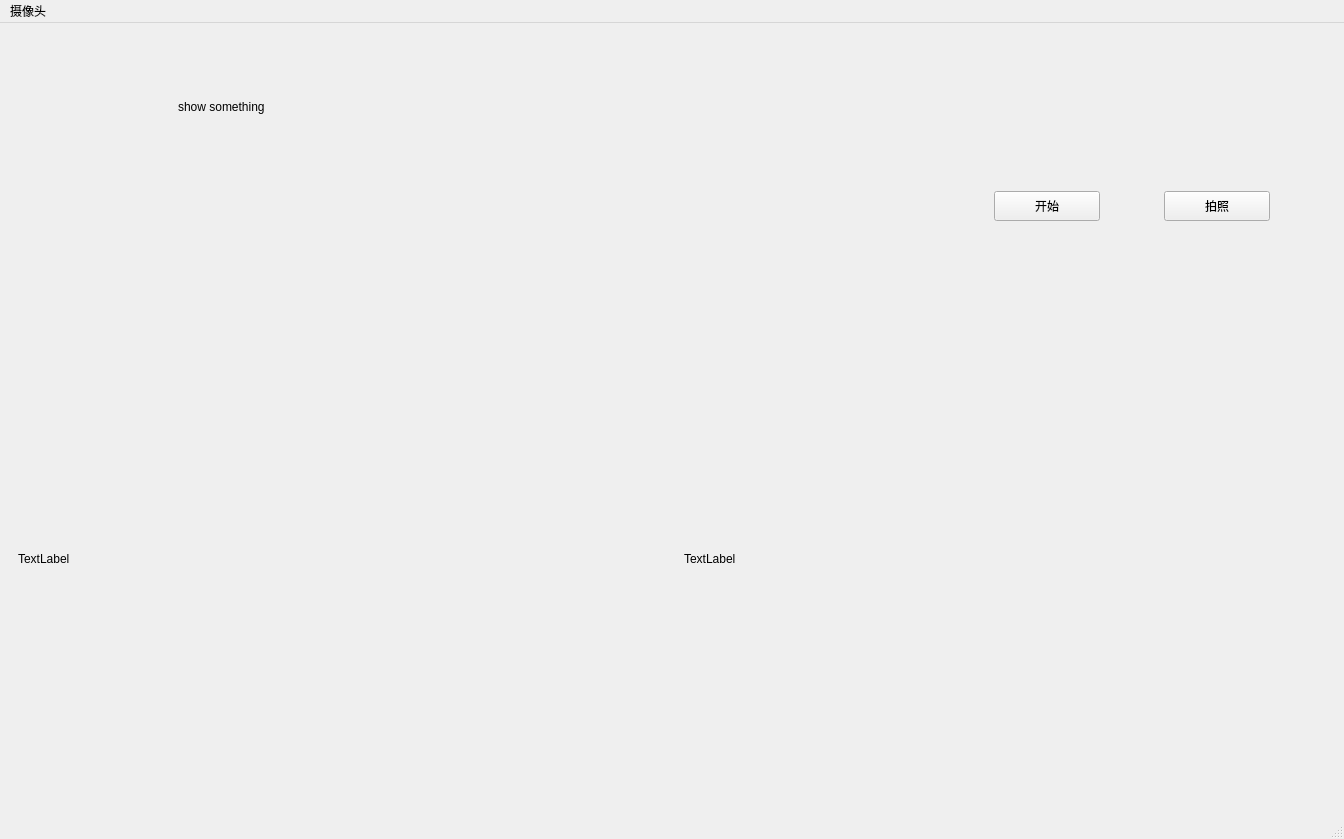
<?xml version="1.0" encoding="UTF-8"?>
<ui version="4.0">
 <class>MainWindow</class>
 <widget class="QMainWindow" name="MainWindow">
  <property name="geometry">
   <rect>
    <x>0</x>
    <y>0</y>
    <width>1344</width>
    <height>839</height>
   </rect>
  </property>
  <property name="windowTitle">
   <string>MainWindow</string>
  </property>
  <widget class="QWidget" name="centralwidget">
   <layout class="QGridLayout" name="gridLayout">
    <item row="0" column="0">
     <layout class="QHBoxLayout" name="horizontalLayout">
      <item>
       <widget class="QWidget" name="widget_show" native="true">
        <property name="sizePolicy">
         <sizepolicy hsizetype="Fixed" vsizetype="Preferred">
          <horstretch>0</horstretch>
          <verstretch>0</verstretch>
         </sizepolicy>
        </property>
        <layout class="QGridLayout" name="gridLayout_2">
         <item row="0" column="0">
          <layout class="QVBoxLayout" name="verticalLayout">
           <item>
            <widget class="QWidget" name="widget_title" native="true">
             <widget class="QLabel" name="label_title">
              <property name="geometry">
               <rect>
                <x>160</x>
                <y>40</y>
                <width>181</width>
                <height>51</height>
               </rect>
              </property>
              <property name="text">
               <string>show something</string>
              </property>
             </widget>
            </widget>
           </item>
           <item>
            <widget class="QLabel" name="label_show">
             <property name="sizePolicy">
              <sizepolicy hsizetype="Fixed" vsizetype="Fixed">
               <horstretch>0</horstretch>
               <verstretch>0</verstretch>
              </sizepolicy>
             </property>
             <property name="minimumSize">
              <size>
               <width>640</width>
               <height>480</height>
              </size>
             </property>
             <property name="maximumSize">
              <size>
               <width>640</width>
               <height>480</height>
              </size>
             </property>
             <property name="text">
              <string>TextLabel</string>
             </property>
            </widget>
           </item>
          </layout>
         </item>
        </layout>
       </widget>
      </item>
      <item>
       <widget class="QWidget" name="widget_control" native="true">
        <layout class="QGridLayout" name="gridLayout_3">
         <item row="0" column="0">
          <widget class="QWidget" name="widget" native="true">
           <widget class="QPushButton" name="pushButton_enter">
            <property name="geometry">
             <rect>
              <x>310</x>
              <y>150</y>
              <width>106</width>
              <height>30</height>
             </rect>
            </property>
            <property name="text">
             <string>开始</string>
            </property>
           </widget>
           <widget class="QPushButton" name="pushButton_grabPic">
            <property name="geometry">
             <rect>
              <x>480</x>
              <y>150</y>
              <width>106</width>
              <height>30</height>
             </rect>
            </property>
            <property name="text">
             <string>拍照</string>
            </property>
           </widget>
          </widget>
         </item>
         <item row="1" column="0">
          <widget class="QLabel" name="label_showChanged">
           <property name="sizePolicy">
            <sizepolicy hsizetype="Fixed" vsizetype="Fixed">
             <horstretch>0</horstretch>
             <verstretch>0</verstretch>
            </sizepolicy>
           </property>
           <property name="minimumSize">
            <size>
             <width>640</width>
             <height>480</height>
            </size>
           </property>
           <property name="maximumSize">
            <size>
             <width>640</width>
             <height>480</height>
            </size>
           </property>
           <property name="text">
            <string>TextLabel</string>
           </property>
          </widget>
         </item>
        </layout>
       </widget>
      </item>
     </layout>
    </item>
   </layout>
  </widget>
  <widget class="QMenuBar" name="menubar">
   <property name="geometry">
    <rect>
     <x>0</x>
     <y>0</y>
     <width>1344</width>
     <height>32</height>
    </rect>
   </property>
   <widget class="QMenu" name="menu_camera">
    <property name="title">
     <string>摄像头</string>
    </property>
   </widget>
   <addaction name="menu_camera"/>
  </widget>
  <widget class="QStatusBar" name="statusbar"/>
 </widget>
 <resources/>
 <connections/>
</ui>
